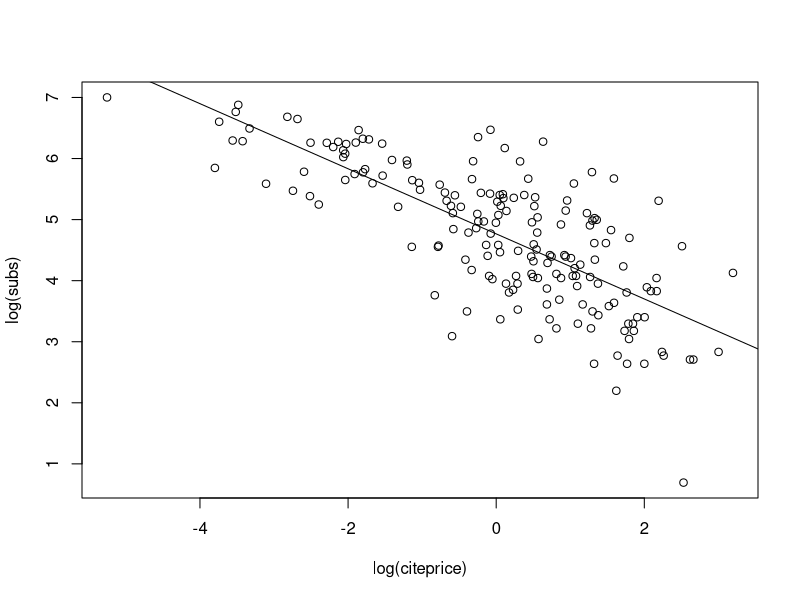
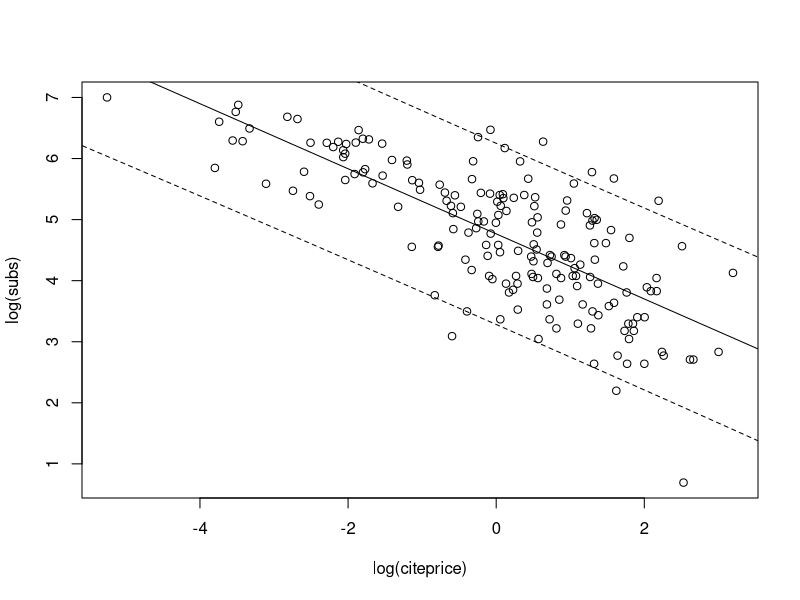
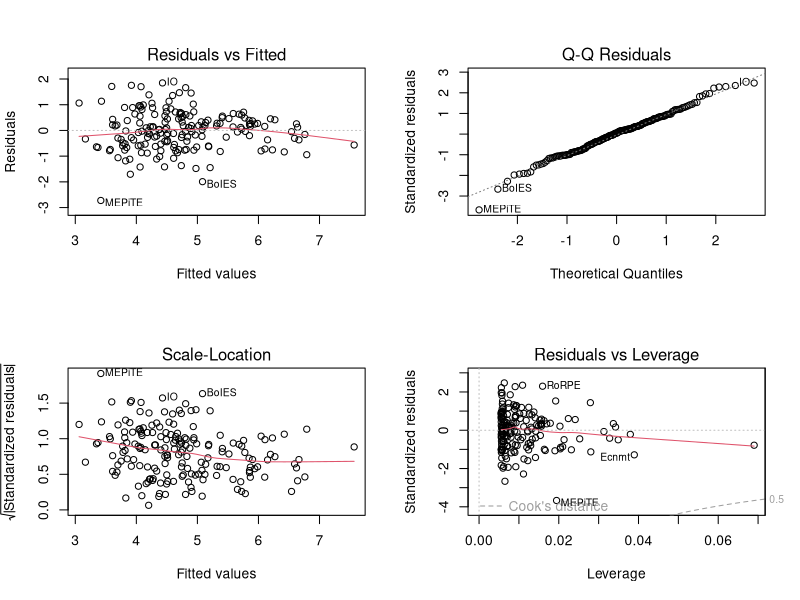

These charts were generated, in order, by the following R code:
#************
# MSDS Week 2 Class Practical Learning
#************

#as seen in Chapter 3 of textbook
#Code sourced from textbook - 
#Kleiber, Christian; Zeileis, Achim. Applied Econometrics with R. Springer New York. Kindle Edition. 
#*
#*****************
# Simple Linear Regression
#*****************
install.packages("AER")
library("AER")


rm(list = ls())
gc()
par(mfrow=c(1,1))

data("Journals")
journals <- Journals[, c("subs", "price")]
journals$citeprice <- Journals$price/Journals$citations
summary(journals)


plot(log(subs) ~ log(citeprice), data = journals)
jour_lm <- lm(log(subs) ~ log(citeprice), data = journals)
abline(jour_lm)

class(jour_lm)

names(jour_lm)

summary (jour_lm)

jour_slm <- summary(jour_lm)
class(jour_slm)
names(jour_slm)

jour_slm$coefficients


#*****************
# Analysis of Variance
#*****************

anova(jour_lm)
coef(jour_lm)
confint(jour_lm)
confint(jour_lm, level = 0.99)

#*****************
# Prediction
#*****************

predict(jour_lm, newdata = data.frame(citeprice = 2.11), interval = "confidence")

predict(jour_lm, newdata = data.frame(citeprice = 2.11), interval = "prediction")

lciteprice <- seq(from = -6, to = 4, by = 0.25) 
jour_pred <- predict(jour_lm, interval = "prediction", newdata = data.frame(citeprice = exp(lciteprice))) 
plot(log(subs) ~ log(citeprice), data = journals) 
lines(jour_pred[, 1] ~ lciteprice, col = 1) 
lines(jour_pred[, 2] ~ lciteprice, col = 1, lty = 2) 
lines(jour_pred[, 3] ~ lciteprice, col = 1, lty = 2)

par(mfrow = c(2, 2)) 
plot(jour_lm) 
par(mfrow = c(1, 1))

#*****************
# Testing Linear Hypothesis
#*****************

linearHypothesis(jour_lm, "log(citeprice) = -0.5")


#***************************
#  End of Week 2
#***************************
